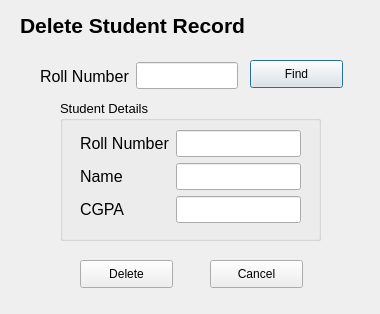
<?xml version="1.0" encoding="UTF-8"?>
<ui version="4.0">
 <class>DeleteRecord</class>
 <widget class="QDialog" name="DeleteRecord">
  <property name="geometry">
   <rect>
    <x>0</x>
    <y>0</y>
    <width>380</width>
    <height>314</height>
   </rect>
  </property>
  <property name="windowTitle">
   <string>Dialog</string>
  </property>
  <widget class="QLabel" name="label_4">
   <property name="geometry">
    <rect>
     <x>20</x>
     <y>10</y>
     <width>331</width>
     <height>31</height>
    </rect>
   </property>
   <property name="font">
    <font>
     <pointsize>16</pointsize>
     <weight>75</weight>
     <bold>true</bold>
    </font>
   </property>
   <property name="text">
    <string>Delete Student Record</string>
   </property>
  </widget>
  <widget class="QPushButton" name="pushButton">
   <property name="geometry">
    <rect>
     <x>250</x>
     <y>60</y>
     <width>93</width>
     <height>28</height>
    </rect>
   </property>
   <property name="text">
    <string>Find</string>
   </property>
  </widget>
  <widget class="QPushButton" name="pushButton_2">
   <property name="geometry">
    <rect>
     <x>80</x>
     <y>260</y>
     <width>93</width>
     <height>28</height>
    </rect>
   </property>
   <property name="text">
    <string>Delete</string>
   </property>
  </widget>
  <widget class="QGroupBox" name="groupBox">
   <property name="geometry">
    <rect>
     <x>60</x>
     <y>100</y>
     <width>261</width>
     <height>141</height>
    </rect>
   </property>
   <property name="font">
    <font>
     <pointsize>10</pointsize>
    </font>
   </property>
   <property name="title">
    <string>Student Details</string>
   </property>
   <widget class="QWidget" name="layoutWidget">
    <property name="geometry">
     <rect>
      <x>20</x>
      <y>30</y>
      <width>221</width>
      <height>106</height>
     </rect>
    </property>
    <layout class="QFormLayout" name="formLayout">
     <item row="0" column="0">
      <widget class="QLabel" name="label_2">
       <property name="font">
        <font>
         <pointsize>12</pointsize>
        </font>
       </property>
       <property name="text">
        <string>Roll Number</string>
       </property>
      </widget>
     </item>
     <item row="0" column="1">
      <widget class="QLineEdit" name="lineEdit_2">
       <property name="font">
        <font>
         <pointsize>12</pointsize>
        </font>
       </property>
      </widget>
     </item>
     <item row="1" column="1">
      <widget class="QLineEdit" name="lineEdit_3">
       <property name="font">
        <font>
         <pointsize>12</pointsize>
        </font>
       </property>
      </widget>
     </item>
     <item row="2" column="1">
      <widget class="QLineEdit" name="lineEdit_4">
       <property name="font">
        <font>
         <pointsize>12</pointsize>
        </font>
       </property>
      </widget>
     </item>
     <item row="1" column="0">
      <widget class="QLabel" name="label_3">
       <property name="font">
        <font>
         <pointsize>12</pointsize>
        </font>
       </property>
       <property name="text">
        <string>Name</string>
       </property>
      </widget>
     </item>
     <item row="2" column="0">
      <widget class="QLabel" name="label_5">
       <property name="font">
        <font>
         <pointsize>12</pointsize>
        </font>
       </property>
       <property name="text">
        <string>CGPA</string>
       </property>
      </widget>
     </item>
    </layout>
   </widget>
  </widget>
  <widget class="QPushButton" name="pushButton_3">
   <property name="geometry">
    <rect>
     <x>210</x>
     <y>260</y>
     <width>93</width>
     <height>28</height>
    </rect>
   </property>
   <property name="text">
    <string>Cancel</string>
   </property>
  </widget>
  <widget class="QWidget" name="layoutWidget">
   <property name="geometry">
    <rect>
     <x>40</x>
     <y>60</y>
     <width>198</width>
     <height>32</height>
    </rect>
   </property>
   <layout class="QHBoxLayout" name="horizontalLayout">
    <item>
     <widget class="QLabel" name="label">
      <property name="font">
       <font>
        <pointsize>12</pointsize>
       </font>
      </property>
      <property name="text">
       <string>Roll Number</string>
      </property>
     </widget>
    </item>
    <item>
     <widget class="QLineEdit" name="lineEdit">
      <property name="font">
       <font>
        <pointsize>12</pointsize>
       </font>
      </property>
     </widget>
    </item>
   </layout>
  </widget>
 </widget>
 <resources/>
 <connections/>
</ui>
